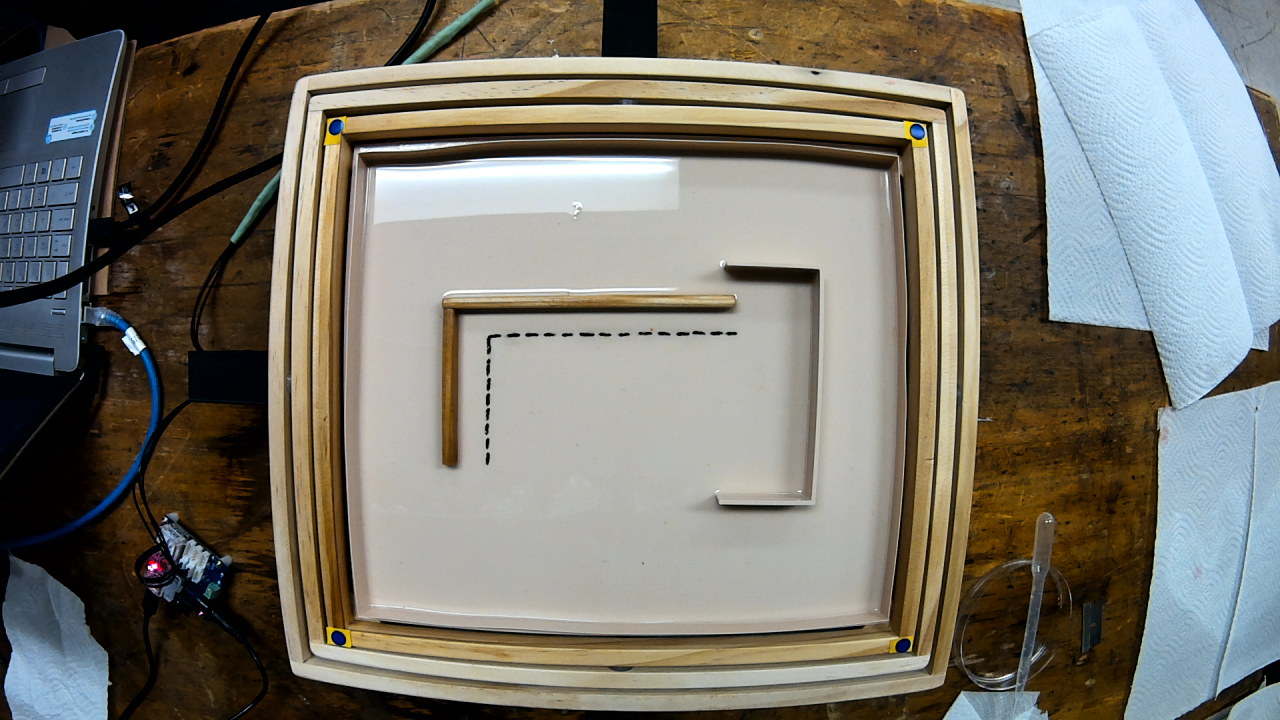
#> input picture images/path_frame.png, 1280 x 720 px
$ python -i marker_detector.py   (imports and definitions only)
#> lines starting #> are read from the running program, lines starting #| are printed output that depends on the picture; after the words box and inside, x2 and y2 are one past the last pixel; in counts of white or black regions, pixels touching at a corner belong together
#> further down, picture is the input picture: shape (720, 1280, 3); mean B, G, R 109.1, 119.1, 121.7

#Detects blue corner markers on the board. Used to estimate board boundaries and tilt angles.


import cv2
import numpy as np


class MarkerDetector:
    def __init__(self):
        #marker HSV range (measured: H=111-116, S=255, V=71-165)
        self.lower_blue = np.array([100, 150, 50])
        self.upper_blue = np.array([130, 255, 255])

        #expected 4 corners in order: TL, TR, BR, BL
        self.corners = None

    def detect(self, image):

        hsv = cv2.cvtColor(image, cv2.COLOR_BGR2HSV)
#> hsv: shape (720, 1280, 3); mean H, S, V 41.8, 100.7, 131.9
        mask = cv2.inRange(hsv, self.lower_blue, self.upper_blue)
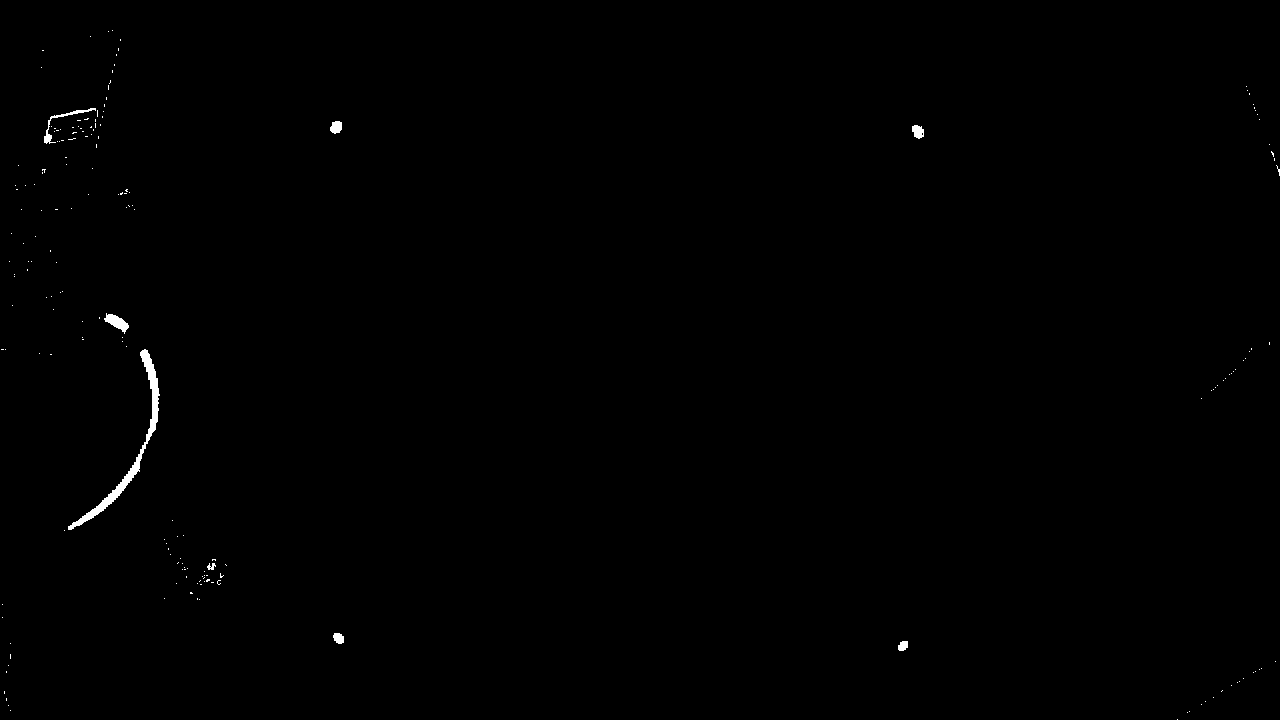
#> mask: shape (720, 1280); 0.3% white; 192 white regions (184 under 20 px), largest, box (x1, y1, x2, y2) and area: (68, 349, 160, 530) 1434, (104, 313, 129, 334) 241, (44, 108, 96, 144) 215

        kernel = np.ones((3, 3), np.uint8)
        mask = cv2.morphologyEx(mask, cv2.MORPH_OPEN, kernel)
#> mask: shape (720, 1280); 0.24% white; 13 white regions (4 under 20 px), largest, box (x1, y1, x2, y2) and area: (68, 445, 146, 530) 754, (140, 350, 159, 441) 658, (105, 314, 129, 332) 235
        mask = cv2.morphologyEx(mask, cv2.MORPH_CLOSE, kernel)
#> mask: shape (720, 1280); 0.24% white; 12 white regions (2 under 20 px)

        contours, _ = cv2.findContours(
            mask, cv2.RETR_EXTERNAL, cv2.CHAIN_APPROX_SIMPLE
        )
#> contours = 12 contours, 3 with area under 20; largest, box (x1, y1, x2, y2) and area: (68, 445, 146, 530) 635, (140, 350, 159, 441) 559, (105, 314, 129, 332) 206, (330, 121, 342, 133) 101, (912, 125, 924, 138) 96

        candidates = []
        for c in contours:
            area = cv2.contourArea(c)
            if 30 < area < 3000:
                M = cv2.moments(c)
                if M['m00'] > 0:
                    cx = int(M['m10'] / M['m00'])
                    cy = int(M['m01'] / M['m00'])
                    candidates.append((cx, cy))
#> this loop made 12 passes
#> (area, cx, cy) on passes 1, 2, 4, 5, 6, 8, 9, 10: (64.5, 902, 645), (77.5, 338, 637), (635, 111, 493), (559, 151, 389), (206, 116, 321), (44.5, 47, 137), (95.5, 917, 130), (101, 335, 126)
#> area on pass 12: 28
#> after the loop, candidates = [(902, 645), (338, 637), (111, 493), (151, 389), (116, 321), (47, 137), (917, 130), (335, 126)]

        if len(candidates) < 4:
            return self.corners  #return last known if not enough found

        #sort into TL, TR, BR, BL order
        #sort by y to get top 2 and bottom 2
        candidates.sort(key=lambda p: p[1])
        top_two = sorted(candidates[:2], key=lambda p: p[0])
#> top_two = [(335, 126), (917, 130)]
        bottom_two = sorted(candidates[2:4], key=lambda p: p[0])
#> bottom_two = [(47, 137), (116, 321)]

        self.corners = [
            top_two[0],      # Top-left
            top_two[1],      # Top-right
            bottom_two[1],   # Bottom-right
            bottom_two[0],   # Bottom-left
        ]
#> self.corners = [(335, 126), (917, 130), (116, 321), (47, 137)]

        return self.corners

    def estimate_tilt(self, corners):
        if corners is None:
            return (0.0, 0.0)

        tl, tr, br, bl = corners

        #Alpha (pitch) — difference in y between left and right sides
        left_y = (tl[1] + bl[1]) / 2
        right_y = (tr[1] + br[1]) / 2
        alpha = (right_y - left_y) / 10.0  # Scale factor, tune later

        #Beta (roll) — difference in y between top and bottom
        top_y = (tl[1] + tr[1]) / 2
        bottom_y = (bl[1] + br[1]) / 2
        board_height = bottom_y - top_y

        top_x = (tl[0] + tr[0]) / 2
        bottom_x = (bl[0] + br[0]) / 2
        beta = (bottom_x - top_x) / 10.0  #scale factor, tune later

        return (alpha, beta)

>>> import cv2
>>> picture = cv2.imread('../../../../../images/path_frame.png')
>>> result = MarkerDetector().detect(picture)
#> result = [(335, 126), (917, 130), (116, 321), (47, 137)]
